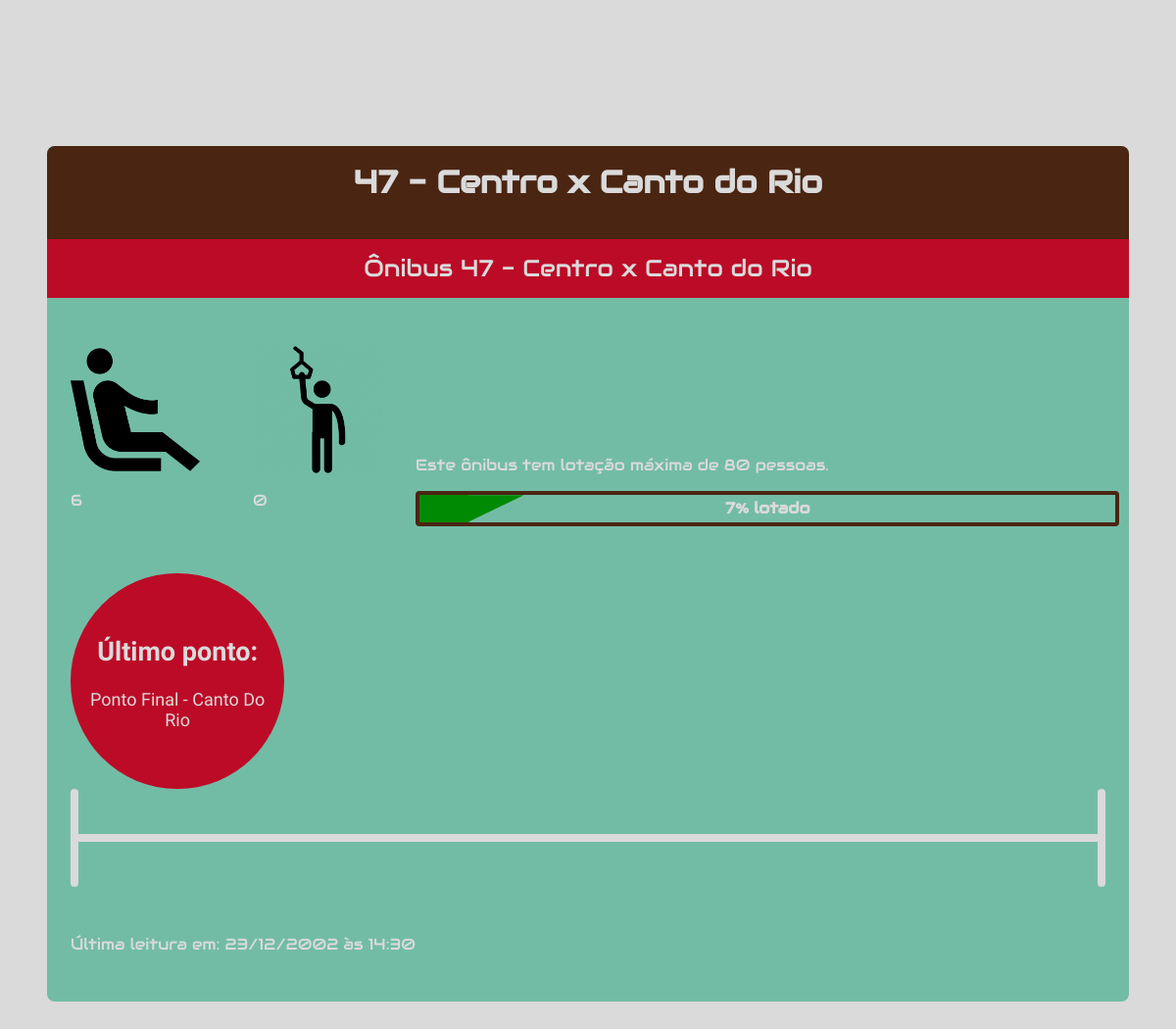
Page /bus/1 on the earlier database version.
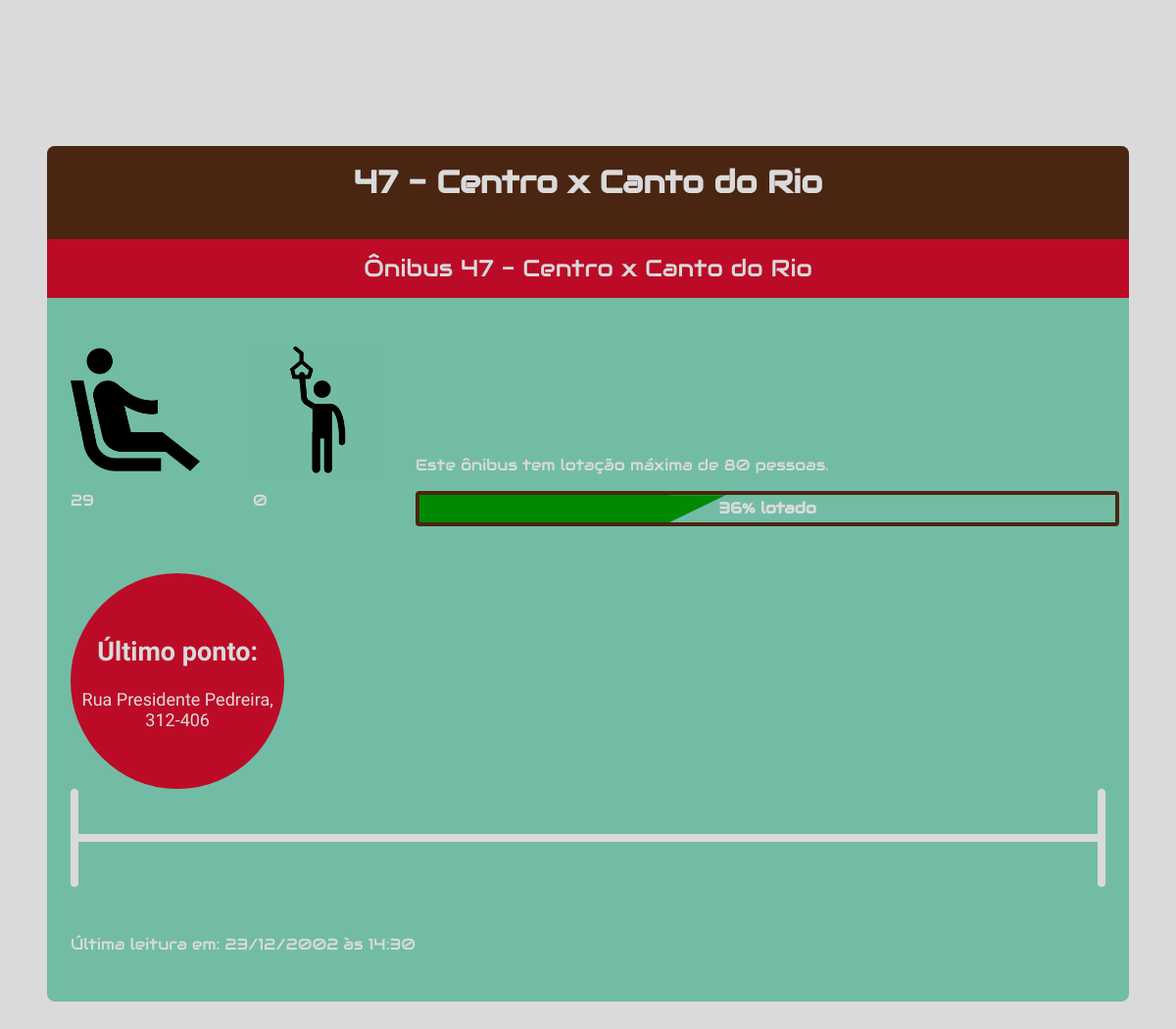
Same page on the later database version.
### models/bus.py (models this page shows)
class BusStop(db.Model):
    __tablename__ = "bus_stop"
    id = Column(Integer, primary_key=True, autoincrement=True)
    bus_id = Column(Integer, ForeignKey("bus.id"))
    name = Column(String)
    created_at = Column(DateTime(), server_default=func.now())
    updated_at = Column(DateTime(), server_default=func.now(), onupdate=func.now())
    data = relationship(BusData, backref="bus_stop")

### app.py (the view)
@app.route("/bus/<int:bus_id>")
def bus(bus_id):
    _bus = db.session.get(Bus, bus_id)
    bus_json = _bus.json
    max_capacity = 80
    total_quantity = bus_json["last_data_received"]["standing_passengers"] + bus_json["last_data_received"]["seated_passengers"]
    capacity_percent = int((total_quantity / max_capacity) * 100)
    return render_template("bus.html", bus=bus_json, capacity_percent=capacity_percent, max_capacity=max_capacity)

### templates/bus.html (shortened to what this page needs)
<!DOCTYPE html>
<html lang="en">
<head>
    <link rel="stylesheet" href="/static/css/onibus.css">
</head>
<body>
<main>
    <div class="container">
        <div class="caixa caixa--esquema-invertido">
            <header class="caixa__header">
                <h1 class="caixa__titulo">
                    {{ bus.name}}
                </h1>
                <div class="caixa__sub-titulo">
                    Ônibus {{ bus.name }}
                </div>
            </header>
            <div class="caixa__corpo">
                <div class="linha">
                    <div class="metricas">
                        <div class="metricas__item">
                            <img src="/static/img/pessoa-sentada.png" alt="" height="200">
                            <p id="pessoas-sentadas" class="metricas__valor">{{ bus.last_data_received.seated_passengers }}</p>
                        </div>
                        <div class="metricas__item">
                            <img src="/static/img/pessoa-em-pe.png" alt="" height="200">
                            <p id="pessoas-em-pe" class="metricas__valor">{{ bus.last_data_received.standing_passengers }}</p>
                        </div>
                    </div>
                    <div class="lotacao">
                        <p class="lotacao__titulo">Este ônibus tem lotação máxima de {{ max_capacity }} pessoas.</p>
                        <div id="barra-de-lotacao" class="barra-de-lotacao" style="--valor: {{ capacity_percent }}">
                            {{ capacity_percent }}% lotado
                        </div>
                    </div>
                </div>
                <div class="rota">
                    <div class="ultimo-ponto">
                        <h2 class="ultimo-ponto__titulo">Último ponto:</h2>
                        <p id="nome-ultimo-ponto" class="ultimo-ponto__nome">{{ bus.last_data_received.bus_stop_name}}</p>
                    </div>
                    <div class="desenho">
                        <div class="estrada"></div>
                    </div>
                </div>
                <div class="ultima-leitura">
                        <span class="ultima-leitura__wrapper">
                            Última leitura em: <span id="data-leitura">23/12/2002</span> às <span id="horario-leitura">14:30</span>
                        </span>
                </div>
            </div>
        </div>
    </div>
</main>
</body>
</html>

Differences in the rows shown:
no longer on this page (row edited): BusStop: last_data_received.bus_stop_name "Ponto Final - Canto Do Rio"
now on this page (row edited): BusStop: last_data_received.bus_stop_name "Rua Presidente Pedreira, 312-406"
Other differences:
{{ bus.last_data_received.seated_passengers }}: "6" → "29"
{{ capacity_percent }}: "7" → "36"
